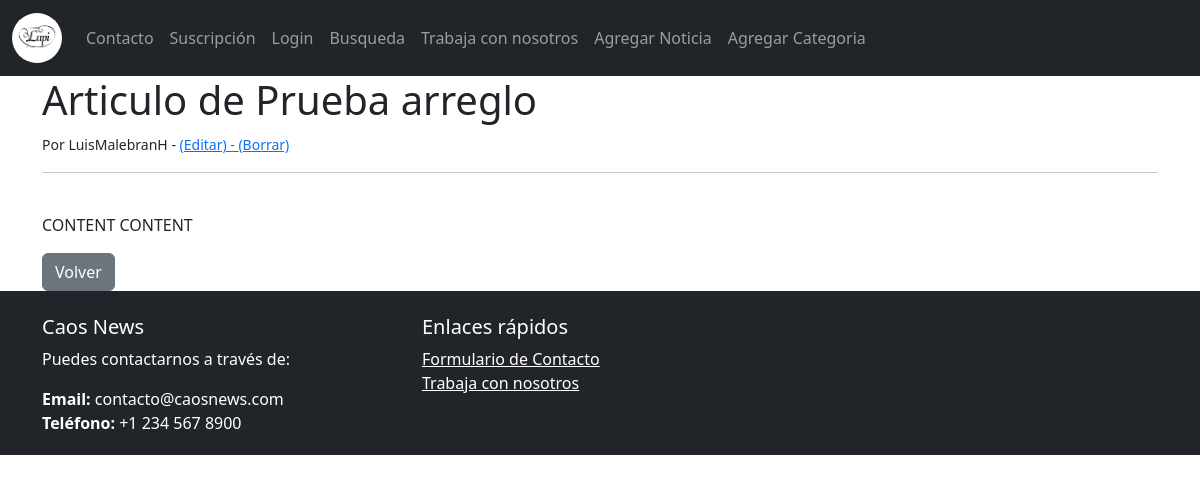
The page /SitioWebNoticiasCaos/noticia/11/ on the database its author committed.
### SitioWebNoticiasCaos/models.py (models this page shows, shortened)
class Articulo (models.Model):
    tituloArticulo = models.CharField(max_length=255)
    etiquetaTitulo = models.CharField(max_length=255, default="Noticias Caos")
    contenidoArticulo = RichTextField(blank=True, null=True)
    sinopsisArticulo = models.CharField(max_length=255)
    imagenArticulo = models.ImageField(upload_to = "img/", blank=True, null=True)
    fechaPublicacion = models.DateField(auto_now_add=True)
    usuarioAutor = models.ForeignKey(Autor, related_name='articulos_autor', on_delete=models.CASCADE)
    usuarioEditor = models.ForeignKey(Editor, related_name='articulos_editor', on_delete=models.CASCADE, blank=True, null=True)
    nombreCat = models.CharField(max_length=255, default="Sin Asignar")

class Autor (models.Model):
    usuarioAutor = models.OneToOneField(User, on_delete=models.CASCADE)
    priNomAutor = models.CharField(max_length=15)
    segNomAutor = models.CharField(max_length=15)
    apPaternoAutor = models.CharField(max_length=15)
    apMaternoAutor = models.CharField(max_length=15)
    fonoAutor = models.CharField(max_length=11)
    correoElectronico = models.CharField(max_length=40, default="example@email.com")
    def __str__(self):
        return str(self.usuarioAutor)

### SitioWebNoticiasCaos/views.py (the view)
# urls.py: path('noticia/<int:pk>/', DetalleNoticia.as_view(), name='pagina_noticia'),
class DetalleNoticia(DetailView):
    model = Articulo
    template_name = 'SitioWebNoticiasCaos/paginanoticia.html'

### SitioWebNoticiasCaos/templates/SitioWebNoticiasCaos/paginanoticia.html (shortened to what this page needs)
{% extends 'SitioWebNoticiasCaos/base_template.html' %}
{% block content %}
<body>
    <h1>{{ object.tituloArticulo }}</h1>
    <small>Por {{ object.usuarioAutor }} -  <a href="{% url 'editararticulo' object.pk %}">(Editar) - <a href="{% url 'borrarnoticia' object.pk %}">(Borrar) </a></small><br/>
    <hr>
    <br/>
    <div>{{object.contenidoArticulo|safe}}</div>
</body>
<a href="{% url 'indexprueba' %}" class="btn btn-secondary"> Volver</a>
{% endblock %}

### static/css/style.css (style rules this page uses)
body { position: relative; min-height: 100vh; }

### rows shown on the page
Articulo: tituloArticulo "Articulo de Prueba arreglo", usuarioAutor "LuisMalebranH", contenidoArticulo "CONTENT CONTENT"
